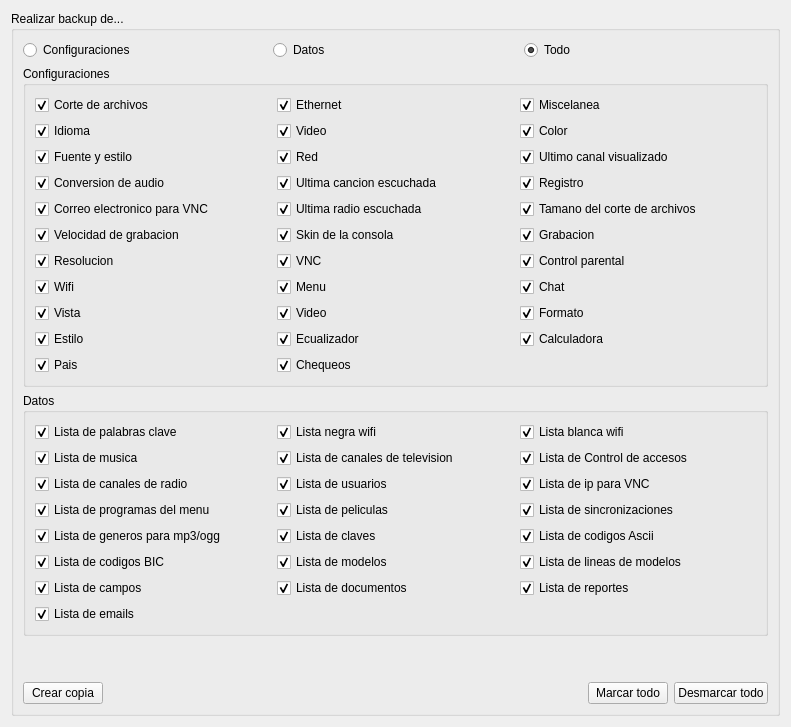
     <widget class="QWidget" name="tab">
      <attribute name="title">
       <string>Crear copia DB</string>
      </attribute>
      <layout class="QGridLayout" name="gridLayout_2">
       <item row="0" column="0">
        <widget class="QGroupBox" name="groupBox">
         <property name="title">
          <string>Realizar backup de...</string>
         </property>
         <layout class="QGridLayout" name="gridLayout_8">
          <item row="0" column="0">
           <widget class="QRadioButton" name="radioButton">
            <property name="toolTip">
             <string>Seleccion de configuraciones</string>
            </property>
            <property name="statusTip">
             <string>Seleccion de configuraciones</string>
            </property>
            <property name="whatsThis">
             <string>Seleccion de configuraciones</string>
            </property>
            <property name="text">
             <string>Configuraciones</string>
            </property>
           </widget>
          </item>
          <item row="0" column="1">
           <widget class="QRadioButton" name="radioButton_2">
            <property name="toolTip">
             <string>Seleccion de datos</string>
            </property>
            <property name="statusTip">
             <string>Seleccion de datos</string>
            </property>
            <property name="whatsThis">
             <string>Seleccion de datos</string>
            </property>
            <property name="text">
             <string>Datos</string>
            </property>
           </widget>
          </item>
          <item row="0" column="2">
           <widget class="QRadioButton" name="radioButton_3">
            <property name="toolTip">
             <string>Seleccion de todo</string>
            </property>
            <property name="statusTip">
             <string>Seleccion de todo</string>
            </property>
            <property name="whatsThis">
             <string>Seleccion de todo</string>
            </property>
            <property name="text">
             <string>Todo</string>
            </property>
            <property name="checked">
             <bool>true</bool>
            </property>
           </widget>
          </item>
          <item row="1" column="0" colspan="3">
           <widget class="QGroupBox" name="groupBox_2">
            <property name="toolTip">
             <string>Opcion de configuraciones personalizadas</string>
            </property>
            <property name="statusTip">
             <string>Opcion de configuraciones personalizadas</string>
            </property>
            <property name="whatsThis">
             <string>Opcion de configuraciones personalizadas</string>
            </property>
            <property name="title">
             <string>Configuraciones</string>
            </property>
            <layout class="QGridLayout" name="gridLayout_5">
             <item row="4" column="0">
              <widget class="QCheckBox" name="checkBox_22">
               <property name="text">
                <string>Conversion de audio</string>
               </property>
               <property name="checked">
                <bool>true</bool>
               </property>
              </widget>
             </item>
             <item row="2" column="2">
              <widget class="QCheckBox" name="checkBox_28">
               <property name="text">
                <string>Ultimo canal visualizado</string>
               </property>
               <property name="checked">
                <bool>true</bool>
               </property>
              </widget>
             </item>
             <item row="10" column="0">
              <widget class="QCheckBox" name="checkBox_71">
               <property name="text">
                <string>Vista</string>
               </property>
               <property name="checked">
                <bool>true</bool>
               </property>
              </widget>
             </item>
             <item row="10" column="2">
              <widget class="QCheckBox" name="checkBox_75">
               <property name="text">
                <string>Formato</string>
               </property>
               <property name="checked">
                <bool>true</bool>
               </property>
              </widget>
             </item>
             <item row="1" column="2">
              <widget class="QCheckBox" name="checkBox_20">
               <property name="text">
                <string>Color</string>
               </property>
               <property name="checked">
                <bool>true</bool>
               </property>
              </widget>
             </item>
             <item row="5" column="1">
              <widget class="QCheckBox" name="checkBox_25">
               <property name="text">
                <string>Ultima radio escuchada</string>
               </property>
               <property name="checked">
                <bool>true</bool>
               </property>
              </widget>
             </item>
             <item row="9" column="2">
              <widget class="QCheckBox" name="checkBox_19">
               <property name="text">
                <string>Chat</string>
               </property>
               <property name="checked">
                <bool>true</bool>
               </property>
              </widget>
             </item>
             <item row="8" column="2">
              <widget class="QCheckBox" name="checkBox_43">
               <property name="text">
                <string>Control parental</string>
               </property>
               <property name="checked">
                <bool>true</bool>
               </property>
              </widget>
             </item>
             <item row="9" column="1">
              <widget class="QCheckBox" name="checkBox_45">
               <property name="text">
                <string>Menu</string>
               </property>
               <property name="checked">
                <bool>true</bool>
               </property>
              </widget>
             </item>
             <item row="0" column="2">
              <widget class="QCheckBox" name="checkBox_21">
               <property name="text">
                <string>Miscelanea</string>
               </property>
               <property name="checked">
                <bool>true</bool>
               </property>
              </widget>
             </item>
             <item row="7" column="0">
              <widget class="QCheckBox" name="checkBox_40">
               <property name="text">
                <string>Velocidad de grabacion</string>
               </property>
               <property name="checked">
                <bool>true</bool>
               </property>
              </widget>
             </item>
             <item row="8" column="1">
              <widget class="QCheckBox" name="checkBox_37">
               <property name="text">
                <string>VNC</string>
               </property>
               <property name="checked">
                <bool>true</bool>
               </property>
              </widget>
             </item>
             <item row="11" column="1">
              <widget class="QCheckBox" name="checkBox_81">
               <property name="text">
                <string>Ecualizador</string>
               </property>
               <property name="checked">
                <bool>true</bool>
               </property>
              </widget>
             </item>
             <item row="2" column="1">
              <widget class="QCheckBox" name="checkBox_3">
               <property name="text">
                <string>Red</string>
               </property>
               <property name="checked">
                <bool>true</bool>
               </property>
              </widget>
             </item>
             <item row="8" column="0">
              <widget class="QCheckBox" name="checkBox_41">
               <property name="text">
                <string>Resolucion</string>
               </property>
               <property name="checked">
                <bool>true</bool>
               </property>
              </widget>
             </item>
             <item row="7" column="1">
              <widget class="QCheckBox" name="checkBox_33">
               <property name="text">
                <string>Skin de la consola</string>
               </property>
               <property name="checked">
                <bool>true</bool>
               </property>
              </widget>
             </item>
             <item row="11" column="0">
              <widget class="QCheckBox" name="checkBox_77">
               <property name="text">
                <string>Estilo</string>
               </property>
               <property name="checked">
                <bool>true</bool>
               </property>
              </widget>
             </item>
             <item row="4" column="1">
              <widget class="QCheckBox" name="checkBox_23">
               <property name="text">
                <string>Ultima cancion escuchada</string>
               </property>
               <property name="checked">
                <bool>true</bool>
               </property>
              </widget>
             </item>
             <item row="10" column="1">
              <widget class="QCheckBox" name="checkBox_73">
               <property name="text">
                <string>Video</string>
               </property>
               <property name="checked">
                <bool>true</bool>
               </property>
              </widget>
             </item>
             <item row="2" column="0">
              <widget class="QCheckBox" name="checkBox_17">
               <property name="text">
                <string>Fuente y estilo</string>
               </property>
               <property name="checked">
                <bool>true</bool>
               </property>
              </widget>
             </item>
             <item row="4" column="2">
              <widget class="QCheckBox" name="checkBox_35">
               <property name="text">
                <string>Registro</string>
               </property>
               <property name="checked">
                <bool>true</bool>
               </property>
              </widget>
             </item>
             <item row="9" column="0">
              <widget class="QCheckBox" name="checkBox_44">
               <property name="text">
                <string>Wifi</string>
               </property>
               <property name="checked">
                <bool>true</bool>
               </property>
              </widget>
             </item>
             <item row="7" column="2">
              <widget class="QCheckBox" name="checkBox_39">
               <property name="text">
                <string>Grabacion</string>
               </property>
               <property name="checked">
                <bool>true</bool>
               </property>
              </widget>
             </item>
             <item row="11" column="2">
              <widget class="QCheckBox" name="checkBox_86">
               <property name="text">
                <string>Calculadora</string>
               </property>
               <property name="checked">
                <bool>true</bool>
               </property>
              </widget>
             </item>
             <item row="1" column="0">
              <widget class="QCheckBox" name="checkBox_4">
               <property name="text">
                <string>Idioma</string>
               </property>
               <property name="checked">
                <bool>true</bool>
               </property>
              </widget>
             </item>
             <item row="0" column="1">
              <widget class="QCheckBox" name="checkBox_2">
               <property name="text">
                <string>Ethernet</string>
               </property>
               <property name="checked">
                <bool>true</bool>
               </property>
              </widget>
             </item>
             <item row="1" column="1">
              <widget class="QCheckBox" name="checkBox_8">
               <property name="text">
                <string>Video</string>
               </property>
               <property name="checked">
                <bool>true</bool>
               </property>
              </widget>
             </item>
             <item row="5" column="0">
              <widget class="QCheckBox" name="checkBox_38">
               <property name="text">
                <string>Correo electronico para VNC</string>
               </property>
               <property name="checked">
                <bool>true</bool>
               </property>
              </widget>
             </item>
             <item row="5" column="2">
              <widget class="QCheckBox" name="checkBox_32">
               <property name="text">
                <string>Tamano del corte de archivos</string>
               </property>
               <property name="checked">
                <bool>true</bool>
               </property>
              </widget>
             </item>
             <item row="0" column="0">
              <widget class="QCheckBox" name="checkBox">
               <property name="text">
                <string>Corte de archivos</string>
               </property>
               <property name="checked">
                <bool>true</bool>
               </property>
              </widget>
             </item>
             <item row="12" column="0">
              <widget class="QCheckBox" name="checkBox_91">
               <property name="text">
                <string>Pais</string>
               </property>
               <property name="checked">
                <bool>true</bool>
               </property>
              </widget>
             </item>
             <item row="12" column="1">
              <widget class="QCheckBox" name="checkBox_103">
               <property name="text">
                <string>Chequeos</string>
               </property>
               <property name="checked">
                <bool>true</bool>
               </property>
              </widget>
             </item>
            </layout>
           </widget>
          </item>
          <item row="2" column="0" colspan="3">
           <widget class="QGroupBox" name="groupBox_3">
            <property name="toolTip">
             <string>Opcion de datos personales</string>
            </property>
            <property name="statusTip">
             <string>Opcion de datos personales</string>
            </property>
            <property name="whatsThis">
             <string>Opcion de datos personales</string>
            </property>
            <property name="title">
             <string>Datos</string>
            </property>
            <layout class="QGridLayout" name="gridLayout_6">
             <item row="2" column="2">
              <widget class="QCheckBox" name="checkBox_36">
               <property name="text">
                <string>Lista de ip para VNC</string>
               </property>
               <property name="checked">
                <bool>true</bool>
               </property>
              </widget>
             </item>
             <item row="4" column="2">
              <widget class="QCheckBox" name="checkBox_89">
               <property name="text">
                <string>Lista de codigos Ascii</string>
               </property>
               <property name="checked">
                <bool>true</bool>
               </property>
              </widget>
             </item>
             <item row="4" column="1">
              <widget class="QCheckBox" name="checkBox_88">
               <property name="text">
                <string>Lista de claves</string>
               </property>
               <property name="checked">
                <bool>true</bool>
               </property>
              </widget>
             </item>
             <item row="1" column="2">
              <widget class="QCheckBox" name="checkBox_30">
               <property name="text">
                <string>Lista de Control de accesos</string>
               </property>
               <property name="checked">
                <bool>true</bool>
               </property>
              </widget>
             </item>
             <item row="0" column="2">
              <widget class="QCheckBox" name="checkBox_6">
               <property name="text">
                <string>Lista blanca wifi</string>
               </property>
               <property name="checked">
                <bool>true</bool>
               </property>
              </widget>
             </item>
             <item row="1" column="1">
              <widget class="QCheckBox" name="checkBox_27">
               <property name="text">
                <string>Lista de canales de television</string>
               </property>
               <property name="checked">
                <bool>true</bool>
               </property>
              </widget>
             </item>
             <item row="3" column="2">
              <widget class="QCheckBox" name="checkBox_79">
               <property name="enabled">
                <bool>true</bool>
               </property>
               <property name="text">
                <string>Lista de sincronizaciones</string>
               </property>
               <property name="checked">
                <bool>true</bool>
               </property>
              </widget>
             </item>
             <item row="0" column="0">
              <widget class="QCheckBox" name="checkBox_7">
               <property name="text">
                <string>Lista de palabras clave</string>
               </property>
               <property name="checked">
                <bool>true</bool>
               </property>
              </widget>
             </item>
             <item row="3" column="1">
              <widget class="QCheckBox" name="checkBox_34">
               <property name="text">
                <string>Lista de peliculas</string>
               </property>
               <property name="checked">
                <bool>true</bool>
               </property>
              </widget>
             </item>
             <item row="2" column="0">
              <widget class="QCheckBox" name="checkBox_26">
               <property name="text">
                <string>Lista de canales de radio</string>
               </property>
               <property name="checked">
                <bool>true</bool>
               </property>
              </widget>
             </item>
             <item row="4" column="0">
              <widget class="QCheckBox" name="checkBox_83">
               <property name="text">
                <string>Lista de generos para mp3/ogg</string>
               </property>
               <property name="checked">
                <bool>true</bool>
               </property>
              </widget>
             </item>
             <item row="2" column="1">
              <widget class="QCheckBox" name="checkBox_29">
               <property name="text">
                <string>Lista de usuarios</string>
               </property>
               <property name="checked">
                <bool>true</bool>
               </property>
              </widget>
             </item>
             <item row="3" column="0">
              <widget class="QCheckBox" name="checkBox_42">
               <property name="text">
                <string>Lista de programas del menu</string>
               </property>
               <property name="checked">
                <bool>true</bool>
               </property>
              </widget>
             </item>
             <item row="1" column="0">
              <widget class="QCheckBox" name="checkBox_24">
               <property name="text">
                <string>Lista de musica</string>
               </property>
               <property name="checked">
                <bool>true</bool>
               </property>
              </widget>
             </item>
             <item row="5" column="0">
              <widget class="QCheckBox" name="checkBox_93">
               <property name="text">
                <string>Lista de codigos BIC</string>
               </property>
               <property name="checked">
                <bool>true</bool>
               </property>
              </widget>
             </item>
             <item row="0" column="1">
              <widget class="QCheckBox" name="checkBox_5">
               <property name="text">
                <string>Lista negra wifi</string>
               </property>
               <property name="checked">
                <bool>true</bool>
               </property>
              </widget>
             </item>
             <item row="5" column="1">
              <widget class="QCheckBox" name="checkBox_99">
               <property name="text">
                <string>Lista de modelos</string>
               </property>
               <property name="checked">
                <bool>true</bool>
               </property>
              </widget>
             </item>
             <item row="6" column="0">
              <widget class="QCheckBox" name="checkBox_101">
               <property name="text">
                <string>Lista de campos</string>
               </property>
               <property name="checked">
                <bool>true</bool>
               </property>
              </widget>
             </item>
             <item row="5" column="2">
              <widget class="QCheckBox" name="checkBox_100">
               <property name="text">
                <string>Lista de lineas de modelos</string>
               </property>
               <property name="checked">
                <bool>true</bool>
               </property>
              </widget>
             </item>
             <item row="6" column="1">
              <widget class="QCheckBox" name="checkBox_102">
               <property name="text">
                <string>Lista de documentos</string>
               </property>
               <property name="checked">
                <bool>true</bool>
               </property>
              </widget>
             </item>
             <item row="6" column="2">
              <widget class="QCheckBox" name="checkBox_105">
               <property name="text">
                <string>Lista de reportes</string>
               </property>
               <property name="checked">
                <bool>true</bool>
               </property>
              </widget>
             </item>
             <item row="7" column="0">
              <widget class="QCheckBox" name="checkBox_107">
               <property name="text">
                <string>Lista de emails</string>
               </property>
               <property name="checked">
                <bool>true</bool>
               </property>
              </widget>
             </item>
            </layout>
           </widget>
          </item>
          <item row="4" column="0" colspan="3">
           <layout class="QGridLayout" name="gridLayout_4">
            <item row="1" column="1">
             <spacer name="horizontalSpacer">
              <property name="orientation">
               <enum>Qt::Horizontal</enum>
              </property>
              <property name="sizeHint" stdset="0">
               <size>
                <width>479</width>
                <height>20</height>
               </size>
              </property>
             </spacer>
            </item>
            <item row="1" column="0">
             <widget class="QPushButton" name="pushButton_2">
              <property name="toolTip">
               <string>Creacion de copia con las opciones marcadas</string>
              </property>
              <property name="statusTip">
               <string>Creacion de copia con las opciones marcadas</string>
              </property>
              <property name="whatsThis">
               <string>Creacion de copia con las opciones marcadas</string>
              </property>
              <property name="text">
               <string>Crear copia</string>
              </property>
              <property name="icon">
               <iconset resource="recoverdrake.qrc">
                <normaloff>:/Imagenes/guardar.png</normaloff>:/Imagenes/guardar.png</iconset>
              </property>
              <property name="iconSize">
               <size>
                <width>25</width>
                <height>25</height>
               </size>
              </property>
             </widget>
            </item>
            <item row="1" column="3">
             <widget class="QPushButton" name="pushButton_6">
              <property name="text">
               <string>Desmarcar todo</string>
              </property>
              <property name="icon">
               <iconset resource="recoverdrake.qrc">
                <normaloff>:/Imagenes/menos.png</normaloff>:/Imagenes/menos.png</iconset>
              </property>
              <property name="iconSize">
               <size>
                <width>25</width>
                <height>25</height>
               </size>
              </property>
             </widget>
            </item>
            <item row="1" column="2">
             <widget class="QPushButton" name="pushButton_7">
              <property name="text">
               <string>Marcar todo</string>
              </property>
              <property name="icon">
               <iconset resource="recoverdrake.qrc">
                <normaloff>:/Imagenes/mas.png</normaloff>:/Imagenes/mas.png</iconset>
              </property>
              <property name="iconSize">
               <size>
                <width>25</width>
                <height>25</height>
               </size>
              </property>
             </widget>
            </item>
           </layout>
          </item>
          <item row="3" column="0" colspan="3">
           <spacer name="verticalSpacer">
            <property name="orientation">
             <enum>Qt::Vertical</enum>
            </property>
            <property name="sizeHint" stdset="0">
             <size>
              <width>20</width>
              <height>40</height>
             </size>
            </property>
           </spacer>
          </item>
         </layout>
        </widget>
       </item>
      </layout>
     </widget>
